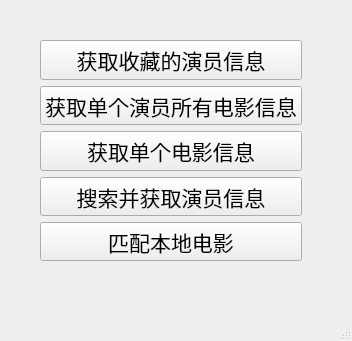
<?xml version="1.0" encoding="UTF-8"?>
<ui version="4.0">
 <class>MainWindow</class>
 <widget class="QMainWindow" name="MainWindow">
  <property name="geometry">
   <rect>
    <x>0</x>
    <y>0</y>
    <width>352</width>
    <height>341</height>
   </rect>
  </property>
  <property name="windowTitle">
   <string>MainWindow</string>
  </property>
  <widget class="QWidget" name="centralwidget">
   <widget class="QWidget" name="verticalLayoutWidget">
    <property name="geometry">
     <rect>
      <x>40</x>
      <y>40</y>
      <width>262</width>
      <height>221</height>
     </rect>
    </property>
    <layout class="QVBoxLayout" name="verticalLayout">
     <item>
      <widget class="QPushButton" name="pushButton_2">
       <property name="font">
        <font>
         <pointsize>16</pointsize>
        </font>
       </property>
       <property name="text">
        <string>获取收藏的演员信息</string>
       </property>
      </widget>
     </item>
     <item>
      <widget class="QPushButton" name="pushButton">
       <property name="font">
        <font>
         <pointsize>16</pointsize>
        </font>
       </property>
       <property name="text">
        <string>获取单个演员所有电影信息</string>
       </property>
      </widget>
     </item>
     <item>
      <widget class="QPushButton" name="pushButton_3">
       <property name="font">
        <font>
         <pointsize>16</pointsize>
        </font>
       </property>
       <property name="text">
        <string>获取单个电影信息</string>
       </property>
      </widget>
     </item>
     <item>
      <widget class="QPushButton" name="pushButton_4">
       <property name="font">
        <font>
         <pointsize>16</pointsize>
        </font>
       </property>
       <property name="text">
        <string>搜索并获取演员信息</string>
       </property>
      </widget>
     </item>
     <item>
      <widget class="QPushButton" name="pushButton_5">
       <property name="font">
        <font>
         <pointsize>16</pointsize>
        </font>
       </property>
       <property name="text">
        <string>匹配本地电影</string>
       </property>
      </widget>
     </item>
    </layout>
   </widget>
  </widget>
  <widget class="QMenuBar" name="menubar">
   <property name="geometry">
    <rect>
     <x>0</x>
     <y>0</y>
     <width>352</width>
     <height>21</height>
    </rect>
   </property>
  </widget>
  <widget class="QStatusBar" name="statusbar"/>
 </widget>
 <resources/>
 <connections/>
</ui>
